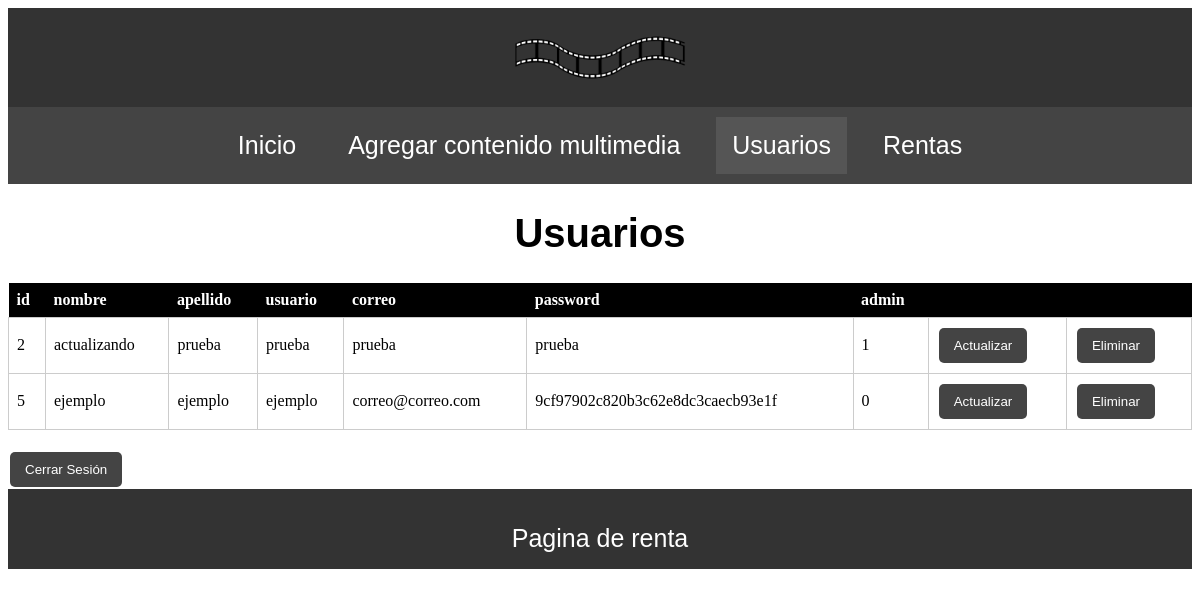
/views/admin/usuarios.php (signed in), run on the app's committed database.
### tables this page shows
CREATE TABLE `usuarios` (
  `id` int NOT NULL AUTO_INCREMENT,
  `nombre` varchar(45) NOT NULL,
  `apellido` varchar(45) NOT NULL,
  `usuario` varchar(45) NOT NULL,
  `correo` varchar(45) NOT NULL,
  `password` varchar(100) NOT NULL,
  `admin` tinyint(1) NOT NULL,
  PRIMARY KEY (`id`)
);

### views/admin/usuarios.php (the view, shortened to what this page needs)
<html>
<head>
    <link rel="stylesheet" href="../../css/admin.css">
</head>
<body>
    <header class="header">
        <a href="admin_principal.php">
            <img class="header__logo" src="../../img/logo.png" alt="logo">
        </a>
    </header>
    <nav class="navegacion">
        <a href="admin_principal.php" class="navegacion__enlace">Inicio</a>
        <a href="productos.php" class="navegacion__enlace">Agregar contenido multimedia</a>
        <a href="usuarios.php" class="navegacion__enlace navegacion__enlace--activo">Usuarios</a>
        <a href="rentas.php" class="navegacion__enlace">Rentas</a>
    </nav>
    <main>
        <h1>Usuarios</h1>
    <table>
        <tr>
            <th>id</th>
            <th>nombre</th>
            <th>apellido</th>
            <th>usuario</th>
            <th>correo</th>
            <th>password</th>
            <th>admin</th>
            <th></th>
            <th></th>
        </tr>
        <?php
        require_once '../conexion.php';
        if($conn) {
            $sql = "SELECT id, nombre, apellido, usuario, correo, password, admin FROM usuarios";
            $resultado = mysqli_query($conn, $sql);
            while ($row = mysqli_fetch_assoc($resultado)) {
                echo "<tr>";
                echo "<td>" . $row['id'] . "</td>";
                echo "<td>" . $row['nombre'] . "</td>";
                echo "<td>" . $row['apellido'] . "</td>";
                echo "<td>" . $row['usuario'] . "</td>";
                echo "<td>" . $row['correo'] . "</td>";
                echo "<td>" . $row['password'] . "</td>";
                echo "<td>" . $row['admin'] . "</td>";
                echo "<td><button onclick=\"location.href='actualizar_usuario.php?id=".$row['id']."'\" class=\"boton boton-actualizar\">Actualizar</button></td>";
                echo "<td><button onclick=\"eliminarRegistro('".$row['id']."')\" class=\"boton boton-eliminar\">Eliminar</button></td>";
                echo "</tr>";
            }
        } else {
            echo "Error al conectar a la base de datos.";
        }
        ?>
    </table>
    </main>
    <button onclick="location.href='../cerrar_sesion.php'" class="boton">Cerrar Sesión</button>
    <footer class="footer">
        <p class="footer__texto">Pagina de renta</p>
    </footer>
</body>
</html>

### css/admin.css (style rules this page uses)
body { background-color: white; }
p { font-family: 'Josefin Sans', sans-serif; font-size: 25px; color: black; }
a { text-decoration: none; }
h1 { font-family: 'Josefin Sans', sans-serif; color: black; font-size: 40px; text-align: center; padding: 0; }
img { max-width: 15%; }
.header { background-color: #333; justify-content: center; display: flex; }
.header__logo { padding: 20px; margin: auto; display: block; }
.footer { background-color: #333;; text-align: center; padding: 10px 0; height: 60px; }
.footer__texto { align-items: center; text-align: center; color: white; }
.navegacion { background-color: #444; padding: 10px 0; display: flex; justify-content: center; gap: 20px; }
.navegacion__enlace { color: white; font-family: 'Josefin Sans', sans-serif; font-size: 25px; display: flex; text-align: center; padding: 14px 16px; text-decoration: none; }
.navegacion__enlace--activo, .navegacion__enlace:hover { background-color: #555; }
.boton { background-color: #444; color: white; border: none; padding: 10px 15px; text-align: center; text-decoration: none; display: inline-block; margin: 2px; cursor: pointer; border-radius: 5px; }
table { border-collapse: collapse; width: 100%; margin-bottom: 20px; border-spacing: 10px; }
th, td { text-align: left; padding: 8px; }
th { background-color: black; color: white; }
td { border: 1px solid #ccc; }

### data on the page
usuarios: id "2", nombre "actualizando", apellido "prueba", usuario "prueba", correo "prueba", password "prueba", admin "1"
usuarios: id "5", nombre "ejemplo", apellido "ejemplo", usuario "ejemplo", correo "correo@correo.com", password "9cf97902c820b3c62e8dc3caecb93e1f", admin "0"
